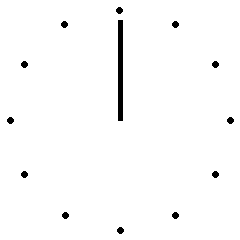
#> input picture Код Будущего 23-24/Модуль-4/clock.png, 240 x 240 px
$ python '01. Часики тикают.py'
#> lines starting #> are read from the running program, lines starting #| are printed output that depends on the picture; after the words box and inside, x2 and y2 are one past the last pixel; in counts of white or black regions, pixels touching at a corner belong together
from PIL import Image


n = int(input())
#> the answer given: 3
im = Image.open('clock.png')
#> im is the input picture: PIL image 240x240 RGB; 98.4% white; 13 black regions, largest, box (x1, y1, x2, y2) and area: (118, 20, 123, 121) 505, (116, 7, 123, 14) 37, (61, 21, 68, 28) 37
x, y = im.size
#> x = 240; y = 240
im_out = Image.new("RGB", (im.width * n, im.height), 'white')
#> im_out: PIL image 720x240 RGB; every value is 255
im_new = Image.new('RGB', (x * 3, y * 3), 'white')
#> im_new: PIL image 720x720 RGB; every value is 255
im_new.paste(im, (x, y))
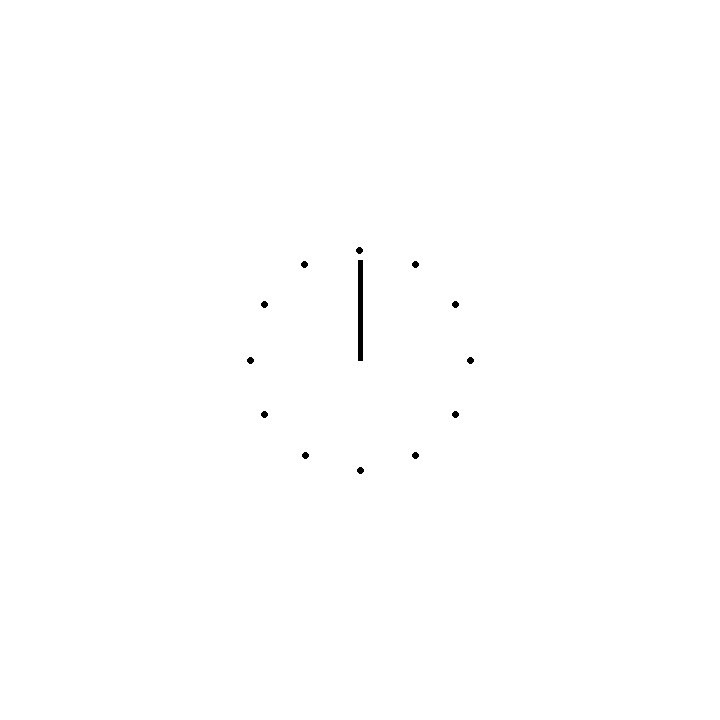
#> im_new: PIL image 720x720 RGB; 99.8% white; 13 black regions, largest, box (x1, y1, x2, y2) and area: (358, 260, 363, 361) 505, (356, 247, 363, 254) 37, (301, 261, 308, 268) 37
for i in range(n):
    im = im_new.rotate(-30 * i)
    im = im.crop((x, y, 2 * x, 2 * y))
    im_out.paste(im, (i * im.width, 0))
#> this loop made 3 passes
#> pass 2, `im = im_new.rotate(-30 * i)`:
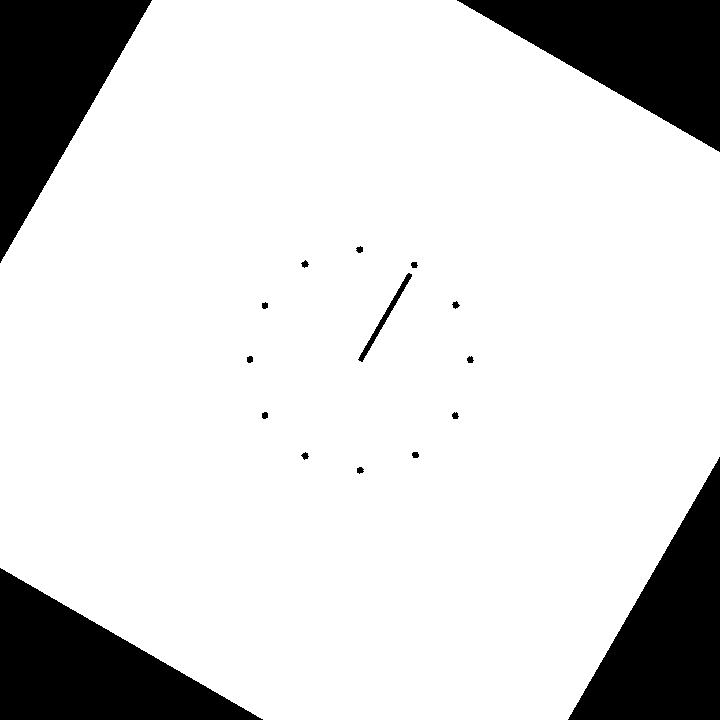
#> im: PIL image 720x720 RGB; 84.3% white; 17 black regions, largest, box (x1, y1, x2, y2) and area: (0, 0, 152, 263) 20050, (457, 0, 720, 152) 20050, (568, 457, 720, 720) 20050
#> pass 2, `im = im.crop((x, y, 2 * x, 2 * y))`:
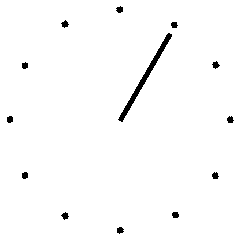
#> im: PIL image 240x240 RGB; 98.4% white; 13 black regions, largest, box (x1, y1, x2, y2) and area: (118, 33, 172, 122) 504, (61, 20, 69, 28) 37, (212, 61, 220, 69) 37
#> pass 3, `im = im_new.rotate(-30 * i)`:
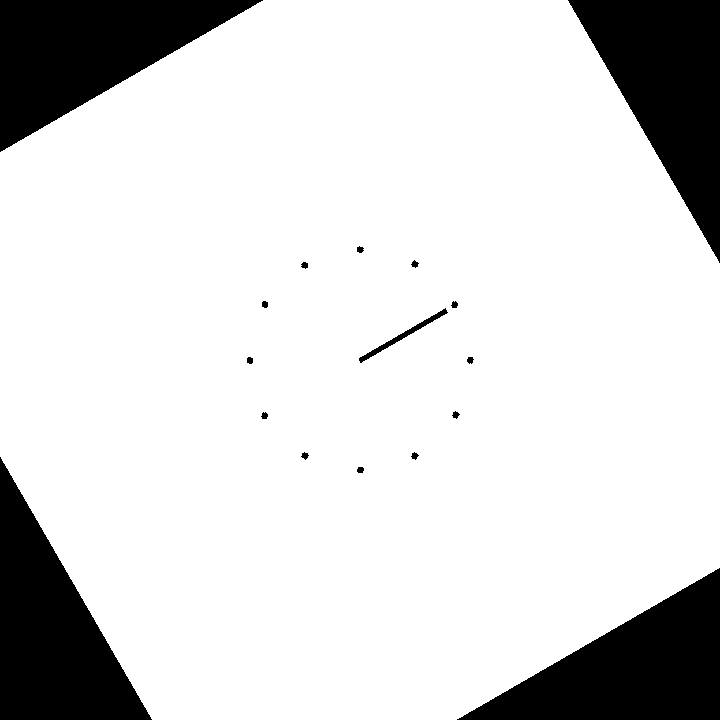
#> im: PIL image 720x720 RGB; 84.3% white; 17 black regions, largest, box (x1, y1, x2, y2) and area: (0, 0, 263, 152) 20050, (568, 0, 720, 263) 20050, (0, 457, 152, 720) 20050
#> pass 3, `im = im.crop((x, y, 2 * x, 2 * y))`:
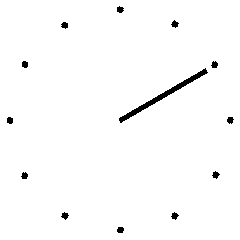
#> im: PIL image 240x240 RGB; 98.4% white; 13 black regions, largest, box (x1, y1, x2, y2) and area: (119, 68, 208, 123) 505, (171, 20, 179, 28) 37, (212, 171, 220, 179) 37
#> after the loop:
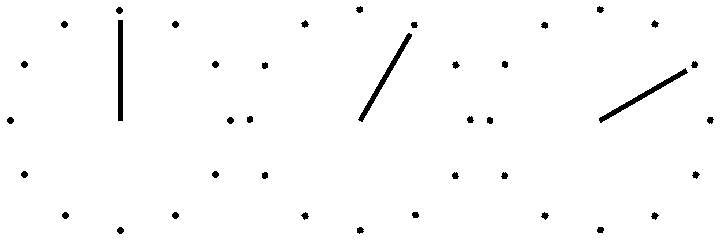
#> im_out: PIL image 720x240 RGB; 98.4% white; 39 black regions, largest, box (x1, y1, x2, y2) and area: (118, 20, 123, 121) 505, (599, 68, 688, 123) 505, (358, 33, 412, 122) 504
im_out.save('ticking.png')
